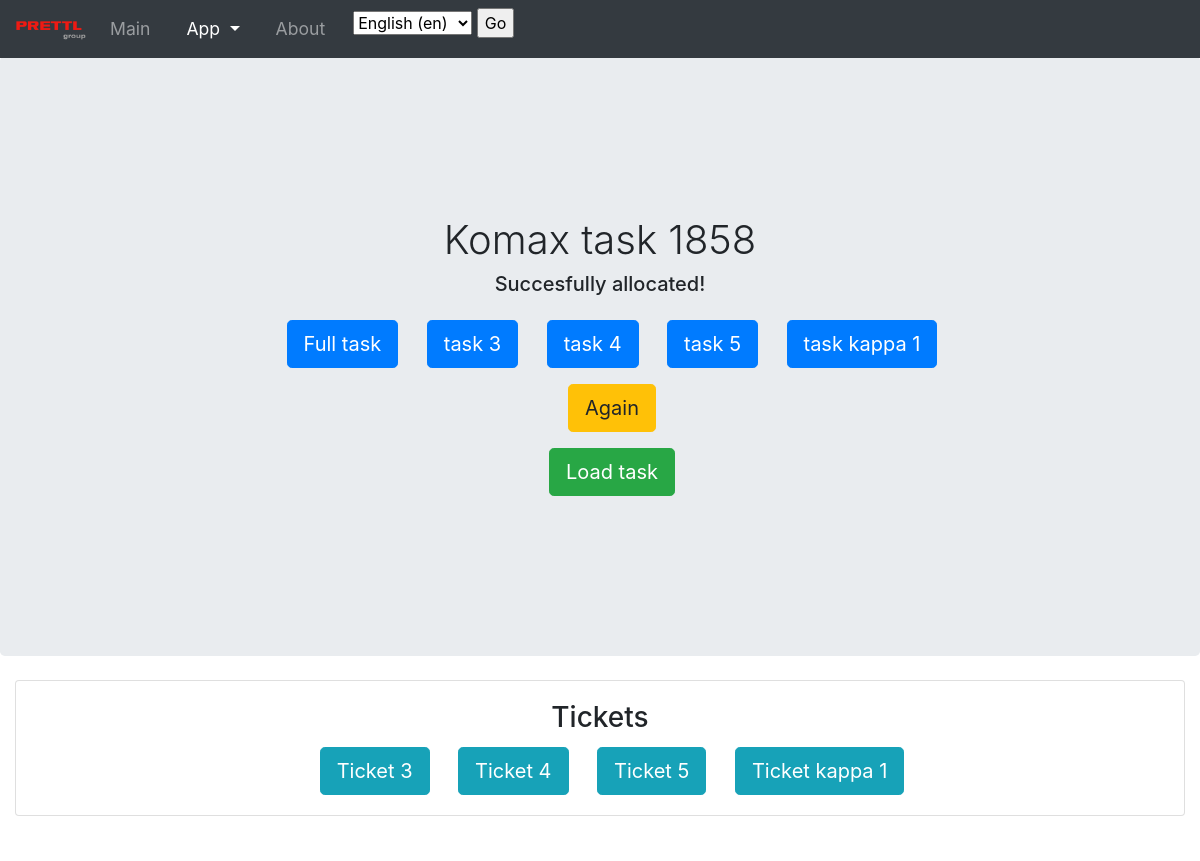
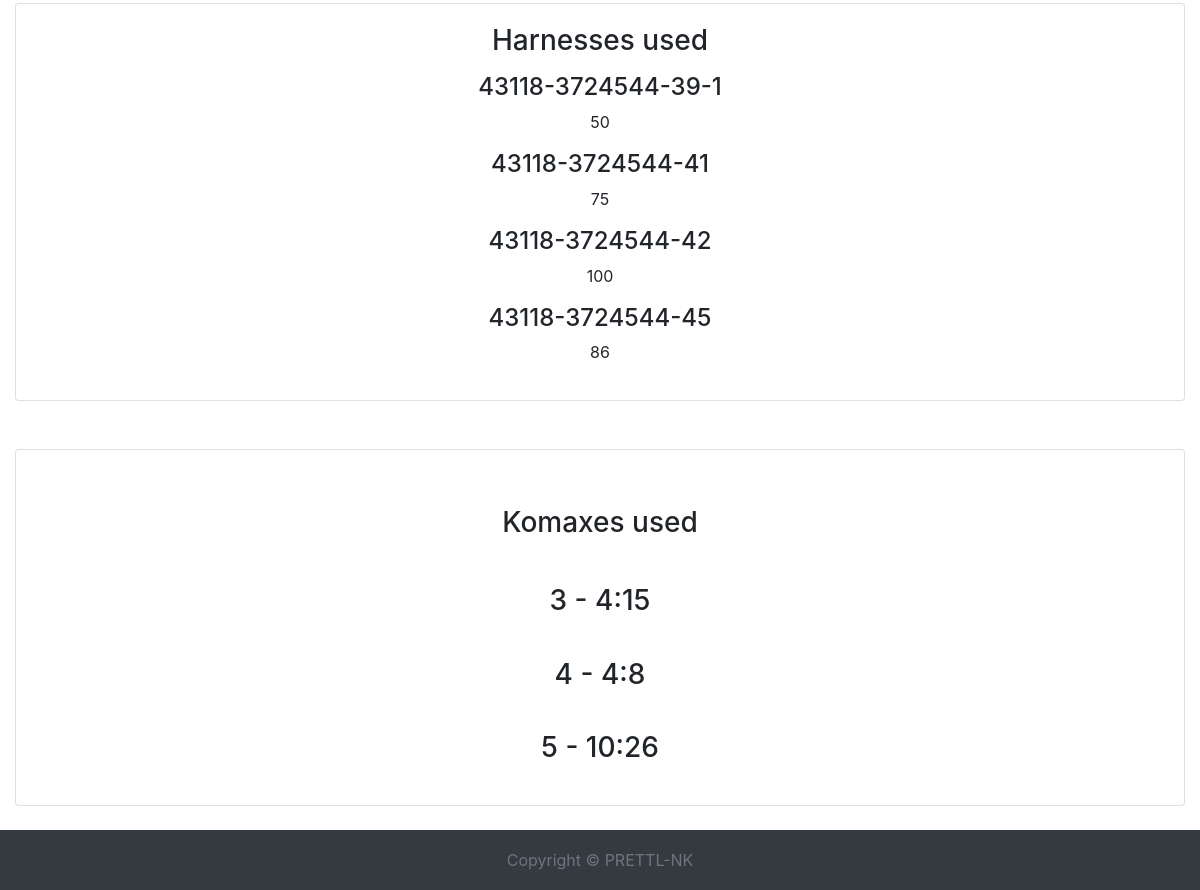
Screenshot of /komax_app/komax_tasks/1858/ with the database file from the repository (2 pictures, top to bottom).
### komax_app/models.py (models this page shows, shortened)
class KomaxTask(models.Model):
    LOADING_TYPES = [
        ('New', 'New'),
        ('Mix', 'Mix'),
        ('Urgent', 'Urgent')
    ]
    ALLOCATION_TYPES = [
        ('Parallel', 'Parallel'),
        ('Consistently', 'Consistently'),
    ]
    task_name = models.CharField(max_length=128, unique=True)
    created = models.DateTimeField(verbose_name=_('created'), auto_now_add=True)
    harnesses = models.ManyToManyField(HarnessAmount)
    komaxes = models.ManyToManyField(KomaxTime)
    kappas = models.ForeignKey(Kappa, on_delete=models.CASCADE, null=True)
    shift = models.PositiveSmallIntegerField()
    type_of_allocation = models.CharField(default='Parallel', max_length=128, choices=ALLOCATION_TYPES)
    loading_type = models.CharField(default='New', max_length=64, choices=LOADING_TYPES)

class Kappa(models.Model):
    STATUS_CHOICES = [
        (1, 'Work'),
        (2, 'Repair'),
        (0, 'Not working')
    ]
    number = models.PositiveSmallIntegerField(unique=True, verbose_name=_('kappa'))
    status = models.PositiveSmallIntegerField(choices=STATUS_CHOICES, default=1)

class HarnessAmount(models.Model):
    harness = models.ForeignKey(Harness, on_delete=models.CASCADE)
    amount = models.SmallIntegerField()
    def __str__(self):
        return self.harness.harness_number

class Harness(models.Model):
    created = models.DateField(verbose_name=_('created'), auto_now_add=True)
    harness_number = models.CharField(max_length=64, unique=True, verbose_name=_('harness number'))

### komax_app/views.py (the view, shortened to what this page needs)
# urls.py: re_path(r'^task/(?P<task_name>[a-zA-Z0-9_.-]*)/$', views.KomaxTaskView.as_view(), name='task_view'),
class KomaxTaskView(View):
    model = KomaxTask
    template_name = 'komax_app/komax_app_task.html'
    def get(self, request, task_name, *args, **kwargs):
        task = get_object_or_404(self.model, task_name=task_name)
        harnesses = task.harnesses.all()
        status = 'success'
        komaxes_time = task.komaxes.all()
        final_alloc = {komax_time.komax.number: komax_time.time for komax_time in komaxes_time}
        task_kappas = task.kappas
        exceeds_shift = False
        if task_kappas is None:
            kappas = []
        else:
            kappas = [task_kappas]
        for key, item in final_alloc.items():
            if final_alloc[key] / 3600 > task.shift:
                exceeds_shift = True
            final_alloc[key] = seconds_to_str_hours(final_alloc[key])
        context = {
            'task': task,
            'harnesses': harnesses,
            'alloc': final_alloc,
            'harness_amount': 12 // len(harnesses),
            'komaxes_amount': 12 // len(final_alloc),
            'exceeds_shift': exceeds_shift,
            'status': status,
            'kappas': kappas,
        }
        return render(request, self.template_name, context=context)

### komax_app/views.py (called while the page is built)
def seconds_to_str_hours(seconds):
    hours = round(seconds // 3600)
    mins = round((seconds / 3600 - hours) * 60)
    if mins == 60:
        mins = 0
        hours += 1
    return str(hours) + ':' + str(mins)

### komax_app/templates/komax_app/komax_app_task.html (shortened to what this page needs)
{% extends 'komax_app/komax_app_main.html' %}
{% load staticfiles %}
{% load i18n %}
{% block main_content %}
    <link rel="stylesheet" type="text/css" href="{% static 'komax_app/komax_app_task.css' %}">
    <section class="jumbotron text-center">
        <div class="container-fluid">
            <h1 class="jumbotron-heading">Komax {% trans 'task' %} {{ task.task_name }}</h1>
            <h5>{% trans 'Succesfully allocated!' %}</h5>
            <p>
                <a class="btn btn-primary btn-lg" href="{% url 'komax_app:get_task' task_name=task.task_name %}">
                    {% trans 'Full' %} {% trans 'task' %}
                </a>
                {% for komax, time in alloc.items %}
                    <a class="btn btn-primary btn-lg" href="{% url 'komax_app:get_spec_task' task_name=task.task_name komax=komax %}">
                        {% trans 'task' %} {{ komax }}
                    </a>
                {% endfor %}
                {% for kappa in kappas %}
                    <a class="btn btn-primary btn-lg" href="{% url 'komax_app:get_spec_task_kappa' task_name=task.task_name kappa=kappa.number %}">
                        {% trans 'task' %} kappa {{ kappa.number }}
                    </a>
                {% endfor %}
            </p>
            <p>
                <a class="btn btn-lg btn-warning" href="{% url 'komax_app:task_setup' %}">{% trans 'Again' %}</a>
            </p>
            <p>
                <a class="btn btn-lg btn-success" href="{% url 'komax_app:load_komax_task' task_name=task.task_name %}">
                    {% trans 'Load task' %}
                </a>
            </p>
        </div>
    </section>
    <div class="container-fluid text-center">
        <div class="row">
            <div class="col">
                <div class="card">
                    <div class="card-body">
                        <h3 class="card-title">{% trans 'Tickets' %}</h3>
                        <p class="card-text">
                            {% for komax, time in alloc.items %}
                                <a class="btn btn-lg btn-info" href="{% url 'komax_app:get_ticket_view' task_name=task.task_name komax=komax %}">
                                    {% trans "Ticket" %} {{ komax }}
                                </a>
                            {% endfor %}
                            {% for kappa in kappas %}
                                <a class="btn btn-lg btn-info" href="{% url 'komax_app:get_kappa_ticket_view' task_name=task.task_name kappa=kappa.number %}">
                                    {% trans 'Ticket' %} kappa {{ kappa.number }}
                                </a>
                            {% endfor %}
                        </p>
                    </div>
                </div>
            </div>
        </div>
        <div class="row">
            <div class="col">
                <div class="card">
                    <div class="card-body">
                        <h3 class="card-title">{% trans 'Harnesses' %} {% trans 'used' %}</h3>
                            {% for harness in harnesses %}
                                <p class="card-text">
                                <h4>{{ harness }}</h4>
                                <p>{{ harness.amount }}</p>
                                </p>
                            {% endfor %}
                    </div>
                </div>
            </div>
        </div>
        <div class="row">
            <div class="col">
                <div class="card">
                    <p class="card-body">
                        <h3 class="card-title">Komaxes {% trans 'used' %}</h3>
                        <p class="card-text">
                        {% for komax, time in alloc.items %}
                            <p>
                                <h3>{{ komax }} - {{ time }}</h3>
                            </p>
                        {% endfor %}
                        </p>
                    </div>
                </div>
            </div>
        </div>
{% endblock %}

### static/css/main.css (style rules this page uses)
body { padding-top: 3.5rem; min-height: 100%; height: 100%; margin-bottom: 60px; }
html { position: relative; min-height: 100%; }

### komax_app/static/komax_app/komax_app_task.css (style rules this page uses)
p { text-align: center; }
h5 { margin-bottom: 1.5rem; }
.jumbotron { padding-top: var(--jumbotron-padding-y); padding-bottom: var(--jumbotron-padding-y); margin-bottom: 0; }
.card { margin-top: 1.5rem; margin-bottom: 1.5rem; }
.btn { margin-left: 1.5rem; }
.jumbotron p:last-child { margin-bottom: 0; }
.jumbotron-heading { font-weight: 300; }
:root { --jumbotron-padding-y: 10rem; }

### rows the page displays
KomaxTask: task_name "1858"
Kappa: number "1"
HarnessAmount: harness.harness_number "43118-3724544-39-1", amount "50"
HarnessAmount: harness.harness_number "43118-3724544-41", amount "75"
HarnessAmount: harness.harness_number "43118-3724544-42", amount "100"
HarnessAmount: harness.harness_number "43118-3724544-45", amount "86"

### other values shown
{{ komax }} "3" "4" "5"
{{ time }} "4:15" "4:8" "10:26"
form field language "English (en)"
